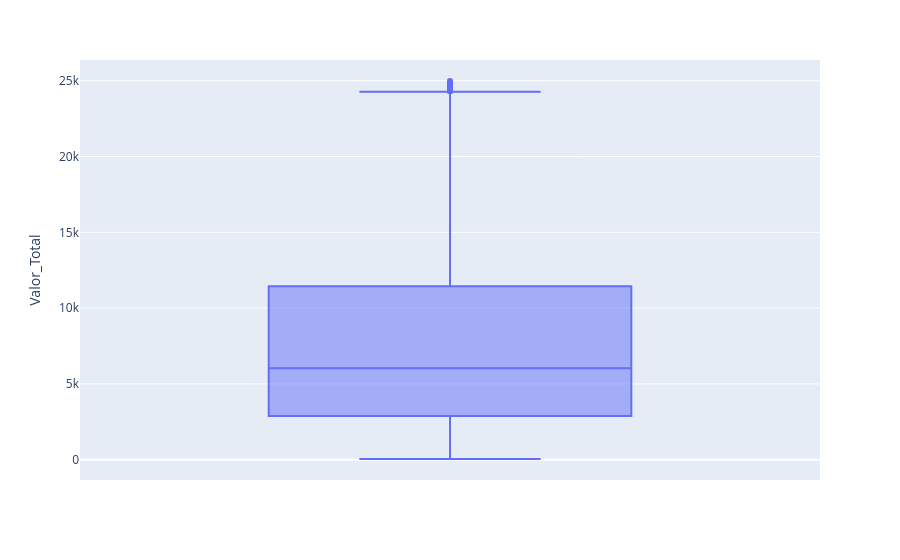

The cell this chart's notebook holds for it:
### Code cell
px.box(df, y="Valor_Total")

### Figure 1 — Plotly figure (JSON) as saved in the notebook; plotly's stock layout.template omitted (floating-point values rounded to 4 significant figures; data arrays with more than 128 entries replaced by an {"elided": "..."} marker saying what was removed)
{"data": [{"alignmentgroup": "True", "hovertemplate": "Valor_Total=%{y}<extra></extra>", "legendgroup": "", "marker": {"color": "#636efa"}, "name": "", "notched": false, "offsetgroup": "", "orientation": "v", "showlegend": false, "type": "box", "x0": " ", "xaxis": "x", "y": {"elided": "5000 float values"}, "y0": " ", "yaxis": "y"}], "layout": {"boxmode": "group", "legend": {"tracegroupgap": 0}, "margin": {"t": 60}, "xaxis": {"anchor": "y", "domain": [0, 1]}, "yaxis": {"anchor": "x", "domain": [0, 1], "title": {"text": "Valor_Total"}}}}
